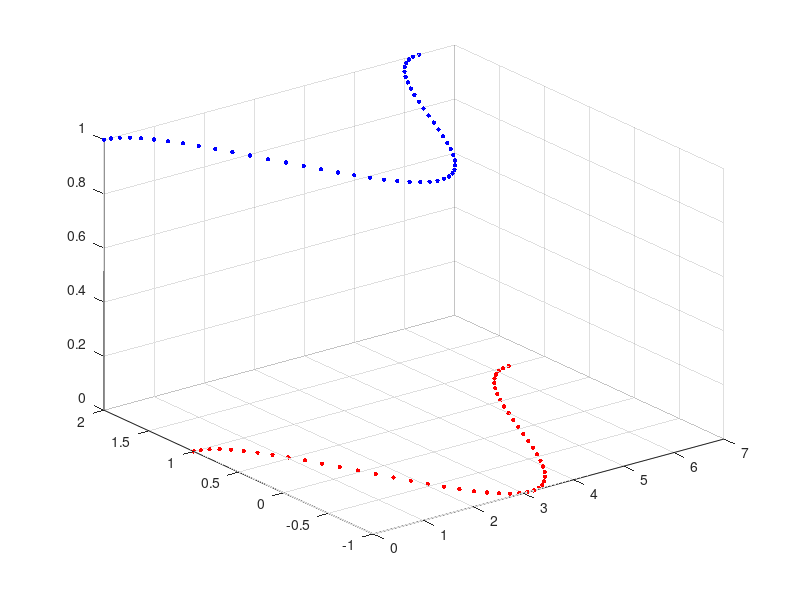

Write MATLAB code to recreate this figure. (Note: this script raises an error after producing the figure.)
angle = linspace(0,2*pi,50);
x = cos(angle);
y = cos(angle) + 1;
zx = 0*angle;
zy = 0*angle + 1;
fig1 = scatter3(angle, x, zx, 10, 'r', 'filled');
hold on;
fig2 = scatter3(angle, y, zy, 10, 'b', 'filled');
icpTest(angle, x, zx, angle, y, zy, 50, 50);